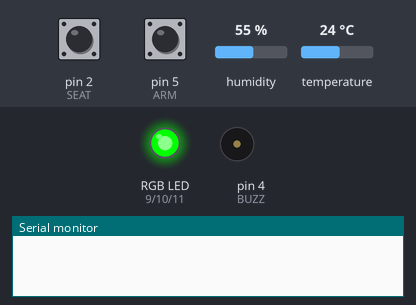
This sketch was run on a simulated Arduino Uno, built with avr-gcc and run on an emulated ATmega328P. Parts: an RGB LED mixed from three pins (HIGH = lit), buzzer (waves = sounding, pin HIGH), the last lines printed to the serial monitor. The test bench sets the inputs (shaded band); at power-on: pin 5 (ARM) HIGH, pin 2 (SEAT) HIGH, humidity 55 %, temperature 24 °C.

Above: at 1.2 s.
1.3 s: pin 5 (ARM) pulled LOW for 0.15 s
At 2.5 s:
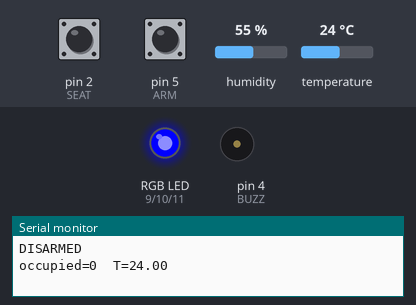
2.9 s: pin 5 (ARM) pulled LOW for 1 s
At 4.0 s:
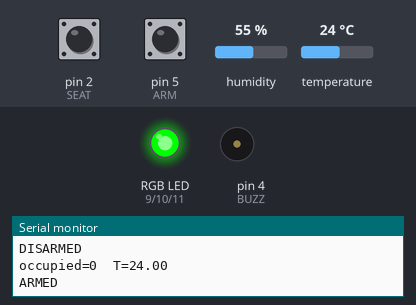
5.4 s: pin 2 (SEAT) pulled LOW for 0.15 s
At 5.47 s:
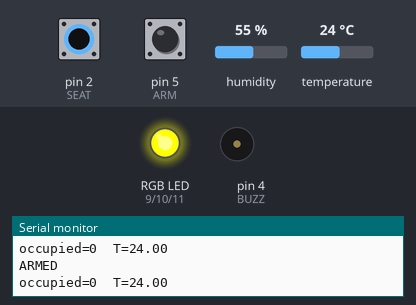
7.0 s: pin 5 (ARM) pulled LOW for 3.2 s
At 8.3 s:
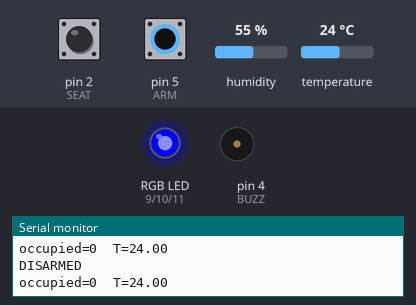
Timing chart, 0 to 10.0 s (numbered marks = the images above; inputs shaded):
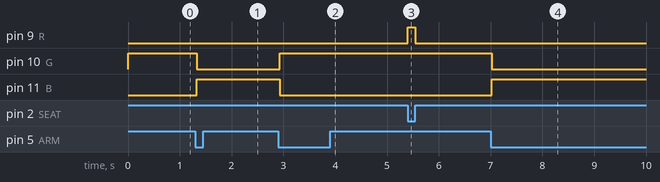

Measured:
- after the input at 1.3 s, pin 10 (G): HIGH → LOW at once; pin 11 (B): LOW → HIGH at once
- after the input at 2.9 s, pin 10 (G): LOW → HIGH at once; pin 11 (B): HIGH → LOW at once
- after the input at 5.4 s, pin 9 (R): LOW → HIGH at once, → LOW 0.15 s later
- after the input at 7.0 s, pin 10 (G): HIGH → LOW at once; pin 11 (B): LOW → HIGH at once

The sketch:

P10_Hot-Car-Child-Alarm.ino
```cpp
/* PROJECT 10 - HOT CAR CHILD ALARM  (11.C Group 5)
   Alarm ONLY when the seat is occupied AND the car is too hot.
   RGB: GREEN empty, YELLOW occupied & OK, flashing RED + buzzer = danger,
   BLUE = system disarmed (ARM button toggles).                         */
#include <DHT.h>
#define DHTPIN  3
#define DHTTYPE DHT11
DHT dht(DHTPIN, DHTTYPE);

const int SEAT = 2;                     // tilt switch as seat sensor (LOW = occupied)
const int BUZZ = 4;                     // ACTIVE buzzer
const int ARM  = 5;                     // ARM / DISARM button
const int R = 9, G = 10, B = 11;        // RGB LED (each through 220 ohm)
const float TEMP_LIMIT = 32.0;          // 32 for the class demo, about 30 in a real car

bool armed = true;
int  lastBtn = HIGH;
float t = NAN;
unsigned long lastRead = 0;

// ---------- RGB LED ----------
const bool RGB_COMMON_ANODE = false;   // true = longest leg goes to 5V instead of GND
void colour(bool r, bool g, bool b) {
  digitalWrite(R, RGB_COMMON_ANODE ? !r : r);
  digitalWrite(G, RGB_COMMON_ANODE ? !g : g);
  digitalWrite(B, RGB_COMMON_ANODE ? !b : b);
}
// True ONCE at the moment a button goes from up (HIGH) to pressed (LOW).
// Holding the button down does NOT repeat it.
bool justPressed(int pin, int &lastState) {
  int now = digitalRead(pin);
  bool pressed = (lastState == HIGH && now == LOW);
  lastState = now;
  if (pressed) delay(25);               // ignore contact bounce
  return pressed;
}

void setup() {
  Serial.begin(9600);
  dht.begin();
  pinMode(SEAT, INPUT_PULLUP);
  pinMode(ARM, INPUT_PULLUP);
  pinMode(BUZZ, OUTPUT);
  pinMode(R, OUTPUT); pinMode(G, OUTPUT); pinMode(B, OUTPUT);
}

void loop() {
  if (justPressed(ARM, lastBtn)) { armed = !armed; Serial.println(armed ? "ARMED" : "DISARMED"); }

  if (millis() - lastRead >= 2000) {    // DHT11 every 2 s
    lastRead = millis();
    float v = dht.readTemperature();
    if (!isnan(v)) t = v;
    Serial.print("occupied="); Serial.print(digitalRead(SEAT) == LOW);
    Serial.print("  T="); Serial.println(t);
  }

  if (!armed) { colour(0, 0, 1); digitalWrite(BUZZ, LOW); return; }

  bool occupied = (digitalRead(SEAT) == LOW);
  bool danger = occupied && !isnan(t) && t > TEMP_LIMIT;   // the AND is the whole idea

  if (danger) {
    bool flashOn = (millis() / 300) % 2;                    // flash every 300 ms
    colour(flashOn, 0, 0);
    digitalWrite(BUZZ, flashOn);
  } else {
    digitalWrite(BUZZ, LOW);
    if (occupied) colour(1, 1, 0);      // yellow
    else          colour(0, 1, 0);      // green
  }
}
```
